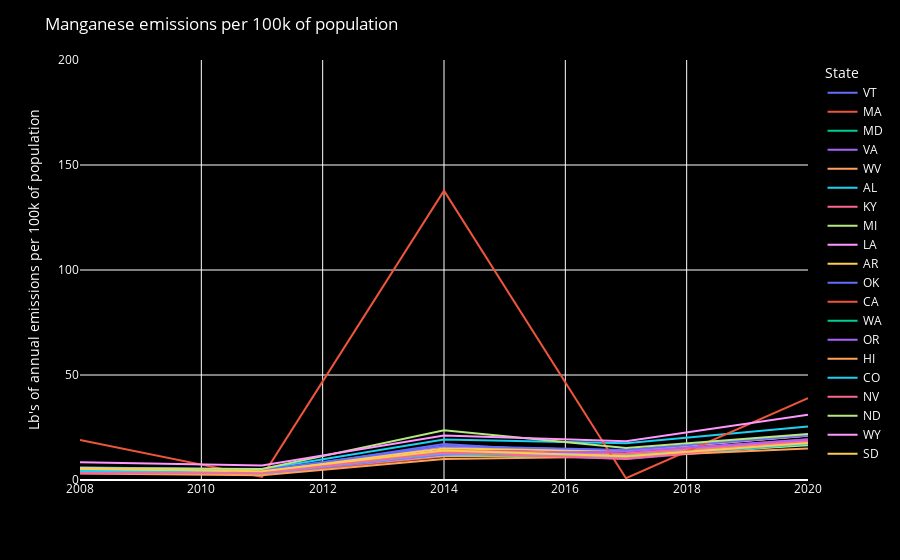

This figure's notebook cell:
### Code cell
# Manganese
Manganese = nei_by_pollutant.loc[(nei_by_pollutant["Pollutant"] == 'Manganese')]

Manganese_plot = px.line(
    Manganese,
    x = "Year",
    y = "Emmisions_per_100k",
    hover_name = "CAV_adoption",
    color = "State",
    labels = {
        "Year":'',
        "Emmisions_per_100k": "Lb's of annual emissions per 100k of population"
   }
)

Manganese_plot.update_layout(
    yaxis_range=[0,200],
    font_color="white",
    legend=dict(
    title="State"
))

Manganese_plot.update_layout({
    'plot_bgcolor':'black',
    'paper_bgcolor':'black',
    'title':'Manganese emissions per 100k of population'
})

Manganese_plot.show()

### Figure 1 — Plotly figure (JSON) as saved in the notebook; plotly's stock layout.template omitted (floating-point values rounded to 4 significant figures)
{"data": [{"hovertemplate": "<b>%{hovertext}</b><br><br>State=VT<br>=%{x}<br>Lb's of annual emissions per 100k of population=%{y}<extra></extra>", "hovertext": ["High CAV adoption", "High CAV adoption", "High CAV adoption", "High CAV adoption", "High CAV adoption"], "legendgroup": "VT", "line": {"color": "#636efa", "dash": "solid"}, "marker": {"symbol": "circle"}, "mode": "lines", "name": "VT", "orientation": "v", "showlegend": true, "type": "scatter", "x": [2008, 2011, 2014, 2017, 2020], "xaxis": "x", "y": [4.882, 3.913, 17.13, 11.92, 17.04], "yaxis": "y"}, {"hovertemplate": "<b>%{hovertext}</b><br><br>State=MA<br>=%{x}<br>Lb's of annual emissions per 100k of population=%{y}<extra></extra>", "hovertext": ["High CAV adoption", "High CAV adoption", "High CAV adoption", "High CAV adoption", "High CAV adoption"], "legendgroup": "MA", "line": {"color": "#EF553B", "dash": "solid"}, "marker": {"symbol": "circle"}, "mode": "lines", "name": "MA", "orientation": "v", "showlegend": true, "type": "scatter", "x": [2008, 2011, 2014, 2017, 2020], "xaxis": "x", "y": [3.703, 2.71, 11.23, 12.49, 19.41], "yaxis": "y"}, {"hovertemplate": "<b>%{hovertext}</b><br><br>State=MD<br>=%{x}<br>Lb's of annual emissions per 100k of population=%{y}<extra></extra>", "hovertext": ["High CAV adoption", "High CAV adoption", "High CAV adoption", "High CAV adoption", "High CAV adoption"], "legendgroup": "MD", "line": {"color": "#00cc96", "dash": "solid"}, "marker": {"symbol": "circle"}, "mode": "lines", "name": "MD", "orientation": "v", "showlegend": true, "type": "scatter", "x": [2008, 2011, 2014, 2017, 2020], "xaxis": "x", "y": [4.35, 3.309, 13.55, 11.94, 17.6], "yaxis": "y"}, {"hovertemplate": "<b>%{hovertext}</b><br><br>State=VA<br>=%{x}<br>Lb's of annual emissions per 100k of population=%{y}<extra></extra>", "hovertext": ["High CAV adoption", "High CAV adoption", "High CAV adoption", "High CAV adoption", "High CAV adoption"], "legendgroup": "VA", "line": {"color": "#ab63fa", "dash": "solid"}, "marker": {"symbol": "circle"}, "mode": "lines", "name": "VA", "orientation": "v", "showlegend": true, "type": "scatter", "x": [2008, 2011, 2014, 2017, 2020], "xaxis": "x", "y": [4.641, 3.65, 13.0, 10.02, 16.99], "yaxis": "y"}, {"hovertemplate": "<b>%{hovertext}</b><br><br>State=WV<br>=%{x}<br>Lb's of annual emissions per 100k of population=%{y}<extra></extra>", "hovertext": ["Low CAV adoption", "Low CAV adoption", "Low CAV adoption", "Low CAV adoption", "Low CAV adoption"], "legendgroup": "WV", "line": {"color": "#FFA15A", "dash": "solid"}, "marker": {"symbol": "circle"}, "mode": "lines", "name": "WV", "orientation": "v", "showlegend": true, "type": "scatter", "x": [2008, 2011, 2014, 2017, 2020], "xaxis": "x", "y": [5.183, 3.564, 12.17, 12.48, 18.43], "yaxis": "y"}, {"hovertemplate": "<b>%{hovertext}</b><br><br>State=AL<br>=%{x}<br>Lb's of annual emissions per 100k of population=%{y}<extra></extra>", "hovertext": ["Low CAV adoption", "Low CAV adoption", "Low CAV adoption", "Low CAV adoption", "Low CAV adoption"], "legendgroup": "AL", "line": {"color": "#19d3f3", "dash": "solid"}, "marker": {"symbol": "circle"}, "mode": "lines", "name": "AL", "orientation": "v", "showlegend": true, "type": "scatter", "x": [2008, 2011, 2014, 2017, 2020], "xaxis": "x", "y": [5.691, 5.068, 19.28, 17.5, 25.49], "yaxis": "y"}, {"hovertemplate": "<b>%{hovertext}</b><br><br>State=KY<br>=%{x}<br>Lb's of annual emissions per 100k of population=%{y}<extra></extra>", "hovertext": ["Low CAV adoption", "Low CAV adoption", "Low CAV adoption", "Low CAV adoption", "Low CAV adoption"], "legendgroup": "KY", "line": {"color": "#FF6692", "dash": "solid"}, "marker": {"symbol": "circle"}, "mode": "lines", "name": "KY", "orientation": "v", "showlegend": true, "type": "scatter", "x": [2008, 2011, 2014, 2017, 2020], "xaxis": "x", "y": [5.199, 4.202, 14.2, 12.67, 18.86], "yaxis": "y"}, {"hovertemplate": "<b>%{hovertext}</b><br><br>State=MI<br>=%{x}<br>Lb's of annual emissions per 100k of population=%{y}<extra></extra>", "hovertext": ["Low CAV adoption", "Low CAV adoption", "Low CAV adoption", "Low CAV adoption", "Low CAV adoption"], "legendgroup": "MI", "line": {"color": "#B6E880", "dash": "solid"}, "marker": {"symbol": "circle"}, "mode": "lines", "name": "MI", "orientation": "v", "showlegend": true, "type": "scatter", "x": [2008, 2011, 2014, 2017, 2020], "xaxis": "x", "y": [4.59, 3.474, 11.69, 11.27, 16.49], "yaxis": "y"}, {"hovertemplate": "<b>%{hovertext}</b><br><br>State=LA<br>=%{x}<br>Lb's of annual emissions per 100k of population=%{y}<extra></extra>", "hovertext": ["Low CAV adoption", "Low CAV adoption", "Low CAV adoption", "Low CAV adoption", "Low CAV adoption"], "legendgroup": "LA", "line": {"color": "#FF97FF", "dash": "solid"}, "marker": {"symbol": "circle"}, "mode": "lines", "name": "LA", "orientation": "v", "showlegend": true, "type": "scatter", "x": [2008, 2011, 2014, 2017, 2020], "xaxis": "x", "y": [4.693, 3.7, 15.99, 14.04, 21.1], "yaxis": "y"}, {"hovertemplate": "<b>%{hovertext}</b><br><br>State=AR<br>=%{x}<br>Lb's of annual emissions per 100k of population=%{y}<extra></extra>", "hovertext": ["Low CAV adoption", "Low CAV adoption", "Low CAV adoption", "Low CAV adoption", "Low CAV adoption"], "legendgroup": "AR", "line": {"color": "#FECB52", "dash": "solid"}, "marker": {"symbol": "circle"}, "mode": "lines", "name": "AR", "orientation": "v", "showlegend": true, "type": "scatter", "x": [2008, 2011, 2014, 2017, 2020], "xaxis": "x", "y": [5.12, 4.49, 15.03, 13.76, 21.14], "yaxis": "y"}, {"hovertemplate": "<b>%{hovertext}</b><br><br>State=OK<br>=%{x}<br>Lb's of annual emissions per 100k of population=%{y}<extra></extra>", "hovertext": ["Low CAV adoption", "Low CAV adoption", "Low CAV adoption", "Low CAV adoption", "Low CAV adoption"], "legendgroup": "OK", "line": {"color": "#636efa", "dash": "solid"}, "marker": {"symbol": "circle"}, "mode": "lines", "name": "OK", "orientation": "v", "showlegend": true, "type": "scatter", "x": [2008, 2011, 2014, 2017, 2020], "xaxis": "x", "y": [6.093, 4.714, 16.14, 14.25, 21.16], "yaxis": "y"}, {"hovertemplate": "<b>%{hovertext}</b><br><br>State=CA<br>=%{x}<br>Lb's of annual emissions per 100k of population=%{y}<extra></extra>", "hovertext": ["High CAV adoption", "High CAV adoption", "High CAV adoption", "High CAV adoption", "High CAV adoption"], "legendgroup": "CA", "line": {"color": "#EF553B", "dash": "solid"}, "marker": {"symbol": "circle"}, "mode": "lines", "name": "CA", "orientation": "v", "showlegend": true, "type": "scatter", "x": [2008, 2011, 2014, 2017, 2020], "xaxis": "x", "y": [19.03, 1.484, 137.8, 0.8276, 38.97], "yaxis": "y"}, {"hovertemplate": "<b>%{hovertext}</b><br><br>State=WA<br>=%{x}<br>Lb's of annual emissions per 100k of population=%{y}<extra></extra>", "hovertext": ["High CAV adoption", "High CAV adoption", "High CAV adoption", "High CAV adoption", "High CAV adoption"], "legendgroup": "WA", "line": {"color": "#00cc96", "dash": "solid"}, "marker": {"symbol": "circle"}, "mode": "lines", "name": "WA", "orientation": "v", "showlegend": true, "type": "scatter", "x": [2008, 2011, 2014, 2017, 2020], "xaxis": "x", "y": [3.897, 3.161, 12.51, 10.5, 17.3], "yaxis": "y"}, {"hovertemplate": "<b>%{hovertext}</b><br><br>State=OR<br>=%{x}<br>Lb's of annual emissions per 100k of population=%{y}<extra></extra>", "hovertext": ["High CAV adoption", "High CAV adoption", "High CAV adoption", "High CAV adoption", "High CAV adoption"], "legendgroup": "OR", "line": {"color": "#ab63fa", "dash": "solid"}, "marker": {"symbol": "circle"}, "mode": "lines", "name": "OR", "orientation": "v", "showlegend": true, "type": "scatter", "x": [2008, 2011, 2014, 2017, 2020], "xaxis": "x", "y": [3.975, 3.024, 12.07, 13.54, 19.33], "yaxis": "y"}, {"hovertemplate": "<b>%{hovertext}</b><br><br>State=HI<br>=%{x}<br>Lb's of annual emissions per 100k of population=%{y}<extra></extra>", "hovertext": ["High CAV adoption", "High CAV adoption", "High CAV adoption", "High CAV adoption", "High CAV adoption"], "legendgroup": "HI", "line": {"color": "#FFA15A", "dash": "solid"}, "marker": {"symbol": "circle"}, "mode": "lines", "name": "HI", "orientation": "v", "showlegend": true, "type": "scatter", "x": [2008, 2011, 2014, 2017, 2020], "xaxis": "x", "y": [3.144, 2.312, 10.0, 11.24, 15.02], "yaxis": "y"}, {"hovertemplate": "<b>%{hovertext}</b><br><br>State=CO<br>=%{x}<br>Lb's of annual emissions per 100k of population=%{y}<extra></extra>", "hovertext": ["High CAV adoption", "High CAV adoption", "High CAV adoption", "High CAV adoption", "High CAV adoption"], "legendgroup": "CO", "line": {"color": "#19d3f3", "dash": "solid"}, "marker": {"symbol": "circle"}, "mode": "lines", "name": "CO", "orientation": "v", "showlegend": true, "type": "scatter", "x": [2008, 2011, 2014, 2017, 2020], "xaxis": "x", "y": [4.249, 3.174, 12.68, 11.29, 17.29], "yaxis": "y"}, {"hovertemplate": "<b>%{hovertext}</b><br><br>State=NV<br>=%{x}<br>Lb's of annual emissions per 100k of population=%{y}<extra></extra>", "hovertext": ["High CAV adoption", "High CAV adoption", "High CAV adoption", "High CAV adoption", "High CAV adoption"], "legendgroup": "NV", "line": {"color": "#FF6692", "dash": "solid"}, "marker": {"symbol": "circle"}, "mode": "lines", "name": "NV", "orientation": "v", "showlegend": true, "type": "scatter", "x": [2008, 2011, 2014, 2017, 2020], "xaxis": "x", "y": [3.177, 3.28, 13.08, 10.08, 18.16], "yaxis": "y"}, {"hovertemplate": "<b>%{hovertext}</b><br><br>State=ND<br>=%{x}<br>Lb's of annual emissions per 100k of population=%{y}<extra></extra>", "hovertext": ["Low CAV adoption", "Low CAV adoption", "Low CAV adoption", "Low CAV adoption", "Low CAV adoption"], "legendgroup": "ND", "line": {"color": "#B6E880", "dash": "solid"}, "marker": {"symbol": "circle"}, "mode": "lines", "name": "ND", "orientation": "v", "showlegend": true, "type": "scatter", "x": [2008, 2011, 2014, 2017, 2020], "xaxis": "x", "y": [5.667, 5.28, 23.66, 15.28, 21.89], "yaxis": "y"}, {"hovertemplate": "<b>%{hovertext}</b><br><br>State=WY<br>=%{x}<br>Lb's of annual emissions per 100k of population=%{y}<extra></extra>", "hovertext": ["Low CAV adoption", "Low CAV adoption", "Low CAV adoption", "Low CAV adoption", "Low CAV adoption"], "legendgroup": "WY", "line": {"color": "#FF97FF", "dash": "solid"}, "marker": {"symbol": "circle"}, "mode": "lines", "name": "WY", "orientation": "v", "showlegend": true, "type": "scatter", "x": [2008, 2011, 2014, 2017, 2020], "xaxis": "x", "y": [8.398, 6.922, 21.21, 18.49, 31.08], "yaxis": "y"}, {"hovertemplate": "<b>%{hovertext}</b><br><br>State=SD<br>=%{x}<br>Lb's of annual emissions per 100k of population=%{y}<extra></extra>", "hovertext": ["Low CAV adoption", "Low CAV adoption", "Low CAV adoption", "Low CAV adoption", "Low CAV adoption"], "legendgroup": "SD", "line": {"color": "#FECB52", "dash": "solid"}, "marker": {"symbol": "circle"}, "mode": "lines", "name": "SD", "orientation": "v", "showlegend": true, "type": "scatter", "x": [2008, 2011, 2014, 2017, 2020], "xaxis": "x", "y": [5.419, 4.127, 14.09, 11.3, 17.58], "yaxis": "y"}], "layout": {"font": {"color": "white"}, "legend": {"title": {"text": "State"}, "tracegroupgap": 0}, "margin": {"t": 60}, "paper_bgcolor": "black", "plot_bgcolor": "black", "title": {"text": "Manganese emissions per 100k of population"}, "xaxis": {"anchor": "y", "domain": [0, 1], "title": {"text": ""}}, "yaxis": {"anchor": "x", "domain": [0, 1], "range": [0, 200], "title": {"text": "Lb's of annual emissions per 100k of population"}}}}
